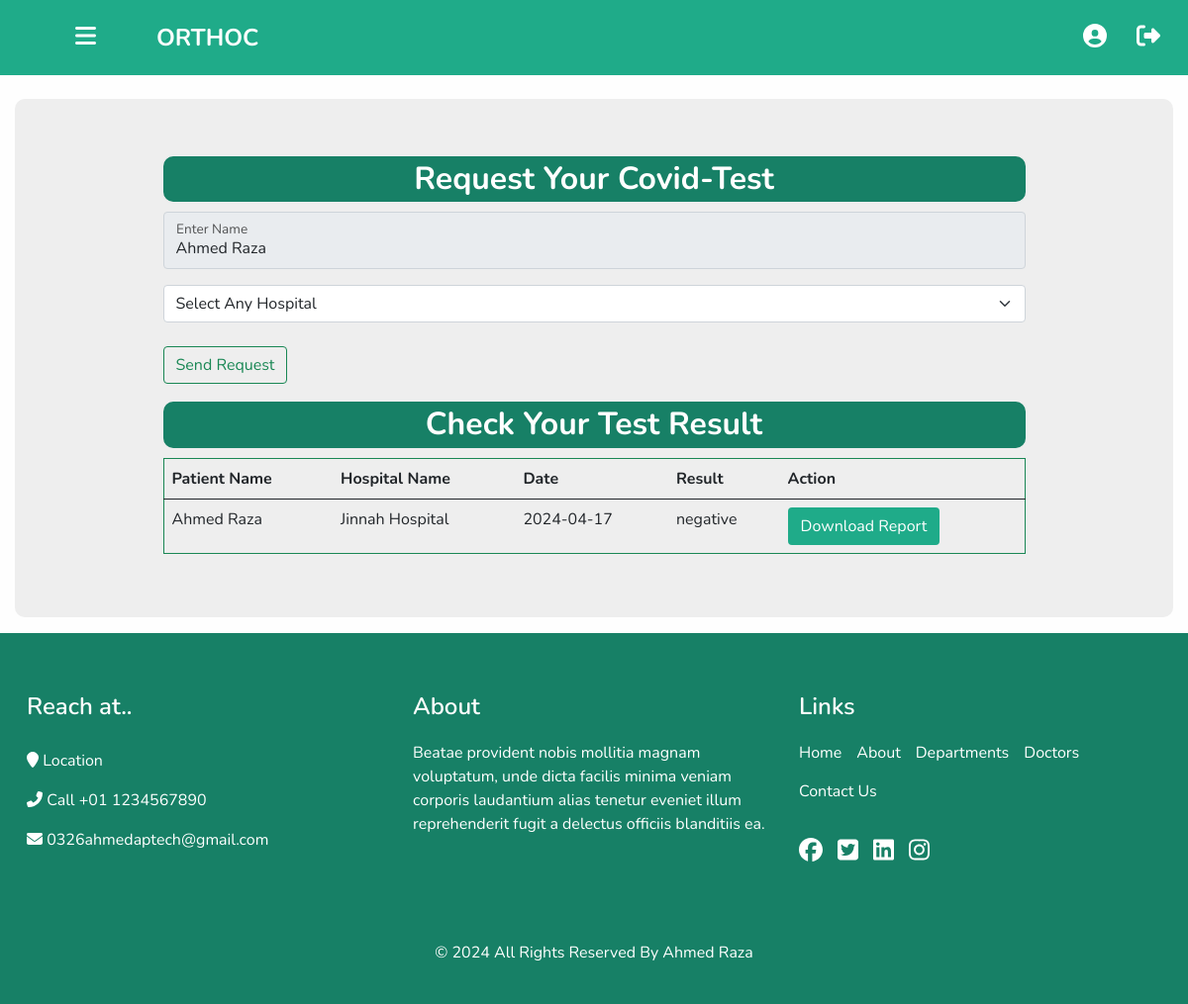
The app's page /orthoc/covid-test.php (signed in) with its own data.
### tables this page shows
CREATE TABLE `tbl_patient` (
  `id` int(11) NOT NULL,
  `name` varchar(50) DEFAULT NULL,
  `email` varchar(50) DEFAULT NULL,
  `password` varchar(50) DEFAULT NULL,
  `contact` varchar(15) DEFAULT NULL,
  `cid` varchar(50) DEFAULT NULL,
  `address` varchar(100) DEFAULT NULL,
  `image` varchar(200) DEFAULT NULL,
  `gender` varchar(50) DEFAULT NULL,
  `status` varchar(50) DEFAULT 'activate'
);

CREATE TABLE `tbl_test` (
  `id` int(11) NOT NULL,
  `pid` int(11) DEFAULT NULL,
  `hid` int(11) DEFAULT NULL,
  `date` varchar(50) DEFAULT NULL,
  `result` varchar(50) DEFAULT 'process'
);

CREATE TABLE `tbl_hospital` (
  `id` int(11) NOT NULL,
  `name` varchar(50) DEFAULT NULL,
  `email` varchar(50) DEFAULT NULL,
  `password` varchar(50) DEFAULT NULL,
  `contact` varchar(15) DEFAULT NULL,
  `cid` varchar(50) DEFAULT NULL,
  `image` varchar(200) DEFAULT NULL,
  `address` varchar(100) DEFAULT NULL,
  `status` varchar(50) NOT NULL DEFAULT 'deactivate'
);

### orthoc/covid-test.php (the view, shortened to what this page needs)
<!DOCTYPE html>
<html>
<?php require("top.php"); ?>
    <?php require("navbar.php");  ?>
    <section class="covid-section layout_margin-top" id="main_sec">
        <div class="container p-5 my-3 profile_form">
            <div class="row m-0">
                <div class="col-md-1"></div>
                <div class="col-md-10">
                    <div class="sec_heading">
                        <h2>Request Your Covid-Test</h2>
                    </div>
                    <?php
                    $session = $_SESSION['login']['id'];
                    $query = "SELECT * FROM tbl_patient WHERE id = $session";
                    $result = mysqli_query($connection, $query);
                    $check = mysqli_fetch_assoc($result);
                    $v_query = "SELECT * FROM tbl_test WHERE pid = $session";
                    $v_result = mysqli_query($connection, $v_query);
                    $v_check = mysqli_fetch_assoc($v_result);
                    $input = "";
                    $if_table_null = mysqli_query($connection, "SELECT * FROM tbl_test WHERE pid = $session");
                    if (mysqli_num_rows($if_table_null) > 0) {
                        if ($v_check['result'] != "process") {
                            $input = "";
                        } else {
                            $input = "disabled";
                            $msg = "Please Wait More Your Request is in Under Process";
                        }
                    } else {
                        $input = "";
                    }
                    ?>
                    <form method="POST">
                        <div class="form-floating mb-3">
                            <input type="text" readonly id="txtname" class="form-control" name="name" value="<?php echo $check['name']; ?>" <?php echo $input; ?>>
                            <label for="txtname">Enter Name</label>
                        </div>
                        <select class="form-select mb-3" name="hid" <?php echo $input; ?> required>
                            <option value="" hidden>Select Any Hospital </option>
                        </select>
                        <input type="submit" class="btn btn-outline-success my-2" value="Send Request" name="bk_appointment" <?php echo $input; ?>>
                    </form>
                </div>
                <div class="col-md-1"></div>
            </div>
            <div class="row m-0 ">
                <div class="col-md-1"></div>
                <div class="col-md-10">
                    <div class="sec_heading">
                        <h2>Check Your Test Result</h2>
                    </div>
                    <div class="overflow">
                        <table class="table w-100 border border-1 border-success">
                            <thead>
                                <tr>
                                    <th>Patient Name</th>
                                    <th>Hospital Name</th>
                                    <th>Date</th>
                                    <th>Result</th>
                                    <?php
                                    $query = "SELECT * FROM tbl_test WHERE pid = $session";
                                    $result = mysqli_query($connection, $query);
                                    $c_result = mysqli_fetch_assoc($result);
                                    if (mysqli_num_rows($result) > 0) {
                                        if ($c_result["result"] == "positive" or $c_result["result"] == "negative") {
                                            echo "<th>Action</th>";
                                        } elseif ($c_result["result"] == "process") {
                                            echo "";
                                        } else {
                                            echo "";
                                        }
                                    }
                                    ?>
                                </tr>
                            </thead>
                            <tbody>
                                <?php
                                $query = "SELECT tbl_test.*,tbl_patient.name as 'pname', tbl_hospital.name as 'hname' FROM tbl_test INNER JOIN tbl_patient ON tbl_test.pid = tbl_patient.id INNER JOIN tbl_hospital ON tbl_test.hid = tbl_hospital.id WHERE tbl_patient.id = $session";
                                $result = mysqli_query($connection, $query);
                                foreach ($result as $row) {
                                    echo "<tr>";
                                        echo "<td>$row[pname]</td>";
                                        echo "<td>$row[hname]</td>";
                                        echo "<td>";
                                        if($row["date"]==""){
                                            echo "Wait for Date";
                                        }else{
                                            echo $row["date"];
                                        }
                                        echo "</td>";
                                        echo "<td>$row[result]</td>";
                                        if ($row['result'] == "positive" or $row['result'] == 'negative') {
                                            echo "<td>
                                                    <button type='button' class='btn btn-white' id='report_btn'>Download Report</button>
                                                </td>";
                                        } else {
                                            echo "";
                                        }
                                    echo "</tr>";
                                }
                                ?>
                            </tbody>
                        </table>
                    </div>
                </div>
                <div class="col-md-1"></div>
            </div>
        </div>
    </section>
    <?php
    require("footer.php");
    ?>
<?php require("bottom.php"); ?>

### admin_panel/assets/css/custom_style.css (style rules this page uses)
body { font-family: 'Nunito', sans-serif; color: #000000; background-color: #fefefe; overflow-x: hidden; }
.layout_margin-top { margin-top: 90px; }
.btn, .btn:focus { outline: none !important; -webkit-box-shadow: none; box-shadow: none; }
.btn-white { background-color: #1fab89; color: #fff; }
.covid-section { margin-top: 100px !important; }
.profile_form { background-color: #eeeeee; border-radius: 10px; }
.overflow { width: 100%; overflow-x: auto; }
table { width: 100%; min-width: max-content; }
.sec_heading { border-radius: 10px; padding: 4px 0; margin: 10px 0; background-color: #178066; }
.sec_heading h2 { color: #fff; text-align: center; font-weight: bolder; margin: 0; }

### admin_panel/assets/css/responsive.css (style rules this page uses)
@media (min-width: 1200px) { .container { max-width: 1170px; } }

### records on screen
tbl_patient: name "Ahmed Raza"
tbl_test: tbl_patient.name "Ahmed Raza", tbl_hospital.name "Jinnah Hospital", date "2024-04-17", result "negative", shows "Download Report"
